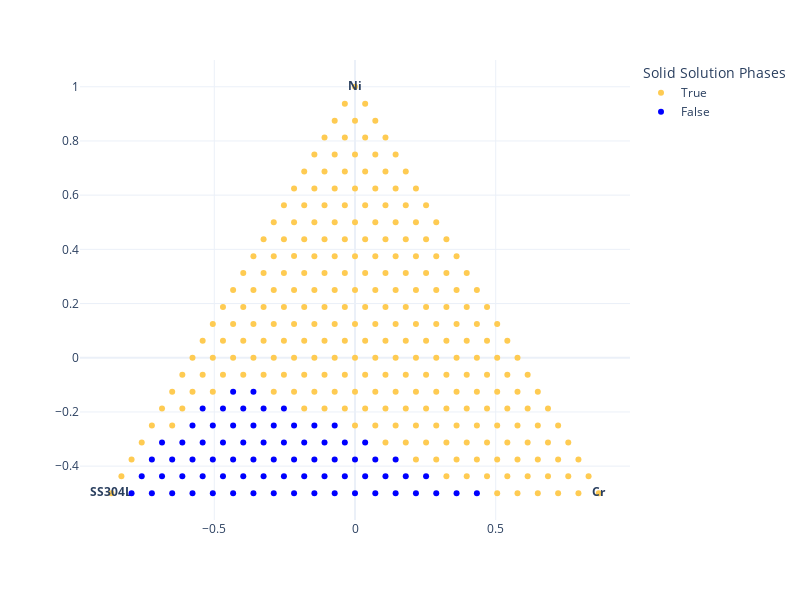

The cell this chart's notebook holds for it:
### Code cell
pureComponentIndices = nimplex.pure_component_indexes_py(3, slen)
labels = ['']*len(gridAtt_projected_df)
for comp, idx in zip(["Ni", "Cr", "SS304L"], pureComponentIndices):
    labels[idx] = "<b>"+comp+"</b>"
fig = px.scatter(gridAtt_projected_df, x='x', y='y', color=gridFeasible1, text=labels, 
              template='plotly_white', width=800, height=600, color_discrete_map=color_map, 
              labels={'color':'Solid Solution Phases', 'x':'', 'y':''})
fig.show()

### Figure 1 — Plotly figure (JSON) as saved in the notebook; plotly's stock layout.template omitted (floating-point values rounded to 4 significant figures; data arrays with more than 128 entries replaced by an {"elided": "..."} marker saying what was removed)
{"data": [{"hovertemplate": "Solid Solution Phases=True<br>=%{y}<br>text=%{text}<extra></extra>", "legendgroup": "True", "marker": {"color": "#FECB52", "symbol": "circle"}, "mode": "markers+text", "name": "True", "orientation": "v", "showlegend": true, "text": {"elided": "253 str values"}, "type": "scatter", "x": {"elided": "253 float values"}, "xaxis": "x", "y": {"elided": "253 float values"}, "yaxis": "y"}, {"hovertemplate": "Solid Solution Phases=False<br>=%{y}<br>text=%{text}<extra></extra>", "legendgroup": "False", "marker": {"color": "blue", "symbol": "circle"}, "mode": "markers+text", "name": "False", "orientation": "v", "showlegend": true, "text": ["", "", "", "", "", "", "", "", "", "", "", "", "", "", "", "", "", "", "", "", "", "", "", "", "", "", "", "", "", "", "", "", "", "", "", "", "", "", "", "", "", "", "", "", "", "", "", "", "", "", "", "", "", "", "", "", "", "", "", "", "", "", "", "", "", "", "", "", "", "", "", ""], "type": "scatter", "x": [-0.7939, -0.7217, -0.6495, -0.5774, -0.5052, -0.433, -0.3608, -0.2887, -0.2165, -0.1443, -0.07217, 0, 0.07217, 0.1443, 0.2165, 0.2887, 0.3608, 0.433, -0.7578, -0.6856, -0.6134, -0.5413, -0.4691, -0.3969, -0.3248, -0.2526, -0.1804, -0.1083, -0.03608, 0.03608, 0.1083, 0.1804, 0.2526, -0.7217, -0.6495, -0.5774, -0.5052, -0.433, -0.3608, -0.2887, -0.2165, -0.1443, -0.07217, 1.602e-17, 0.07217, 0.1443, -0.6856, -0.6134, -0.5413, -0.4691, -0.3969, -0.3248, -0.2526, -0.1804, -0.1083, -0.03608, 0.03608, -0.5774, -0.5052, -0.433, -0.3608, -0.2887, -0.2165, -0.1443, -0.07217, -0.5413, -0.4691, -0.3969, -0.3248, -0.2526, -0.433, -0.3608], "xaxis": "x", "y": [-0.5, -0.5, -0.5, -0.5, -0.5, -0.5, -0.5, -0.5, -0.5, -0.5, -0.5, -0.5, -0.5, -0.5, -0.5, -0.5, -0.5, -0.5, -0.4375, -0.4375, -0.4375, -0.4375, -0.4375, -0.4375, -0.4375, -0.4375, -0.4375, -0.4375, -0.4375, -0.4375, -0.4375, -0.4375, -0.4375, -0.375, -0.375, -0.375, -0.375, -0.375, -0.375, -0.375, -0.375, -0.375, -0.375, -0.375, -0.375, -0.375, -0.3125, -0.3125, -0.3125, -0.3125, -0.3125, -0.3125, -0.3125, -0.3125, -0.3125, -0.3125, -0.3125, -0.25, -0.25, -0.25, -0.25, -0.25, -0.25, -0.25, -0.25, -0.1875, -0.1875, -0.1875, -0.1875, -0.1875, -0.125, -0.125], "yaxis": "y"}], "layout": {"height": 600, "legend": {"title": {"text": "Solid Solution Phases"}, "tracegroupgap": 0}, "margin": {"t": 60}, "width": 800, "xaxis": {"anchor": "y", "domain": [0, 1], "title": {"text": ""}}, "yaxis": {"anchor": "x", "domain": [0, 1], "title": {"text": ""}}}}
